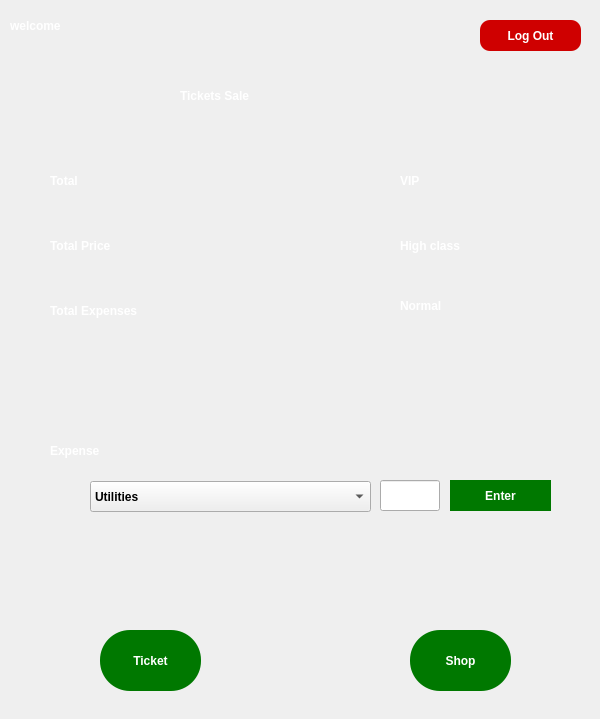
<?xml version="1.0" encoding="UTF-8"?>
<ui version="4.0">
 <class>MainWindow</class>
 <widget class="QMainWindow" name="MainWindow">
  <property name="geometry">
   <rect>
    <x>0</x>
    <y>0</y>
    <width>600</width>
    <height>719</height>
   </rect>
  </property>
  <property name="windowTitle">
   <string>MainWindow</string>
  </property>
  <widget class="QWidget" name="centralwidget">
   <widget class="QWidget" name="widget_2" native="true">
    <property name="geometry">
     <rect>
      <x>0</x>
      <y>-10</y>
      <width>600</width>
      <height>991</height>
     </rect>
    </property>
    <property name="font">
     <font>
      <weight>75</weight>
      <bold>true</bold>
     </font>
    </property>
    <property name="styleSheet">
     <string notr="true">
#widget_2
{
	border-image: url(1_.jpg);

	
	color:#fff;

}
</string>
    </property>
    <widget class="QLabel" name="user_welcome">
     <property name="geometry">
      <rect>
       <x>10</x>
       <y>20</y>
       <width>381</width>
       <height>31</height>
      </rect>
     </property>
     <property name="styleSheet">
      <string notr="true">

font: 63 13pt &quot;Yu Gothic UI Semibold&quot;;
color:#fff;
</string>
     </property>
     <property name="text">
      <string>welcome</string>
     </property>
    </widget>
    <widget class="QLabel" name="label">
     <property name="geometry">
      <rect>
       <x>50</x>
       <y>240</y>
       <width>211</width>
       <height>31</height>
      </rect>
     </property>
     <property name="styleSheet">
      <string notr="true">
font: 63 14pt &quot;Yu Gothic UI Semibold&quot;;
color:#fff;</string>
     </property>
     <property name="text">
      <string>Total Price</string>
     </property>
    </widget>
    <widget class="QLabel" name="label_78">
     <property name="geometry">
      <rect>
       <x>180</x>
       <y>90</y>
       <width>231</width>
       <height>31</height>
      </rect>
     </property>
     <property name="styleSheet">
      <string notr="true">
font: 63 25pt &quot;Yu Gothic UI Semibold&quot;;
color:#fff;</string>
     </property>
     <property name="text">
      <string>Tickets Sale</string>
     </property>
    </widget>
    <widget class="QPushButton" name="Ticket">
     <property name="geometry">
      <rect>
       <x>100</x>
       <y>640</y>
       <width>101</width>
       <height>61</height>
      </rect>
     </property>
     <property name="styleSheet">
      <string notr="true">#Ticket{
	color:#fff;
	border-radius:30px;
	background-color: rgb(0, 120, 0);
	font: 63 14pt &quot;Yu Gothic UI Semibold&quot;;

}
#Ticket::pressed{
	background-color:rgb(0, 150, 0);
}
</string>
     </property>
     <property name="text">
      <string>Ticket</string>
     </property>
    </widget>
    <widget class="QPushButton" name="shop_8">
     <property name="geometry">
      <rect>
       <x>410</x>
       <y>640</y>
       <width>101</width>
       <height>61</height>
      </rect>
     </property>
     <property name="styleSheet">
      <string notr="true">#shop_8{
	color:#fff;
	background-color: rgb(0, 120, 0);
	border-radius:30px;
	font: 63 14pt &quot;Yu Gothic UI Semibold&quot;;

}
#shop_8::pressed{
	background-color:rgb(0, 150, 0);

}

</string>
     </property>
     <property name="text">
      <string>Shop</string>
     </property>
    </widget>
    <widget class="QLabel" name="label_79">
     <property name="geometry">
      <rect>
       <x>50</x>
       <y>300</y>
       <width>241</width>
       <height>41</height>
      </rect>
     </property>
     <property name="styleSheet">
      <string notr="true">
font: 63 14pt &quot;Yu Gothic UI Semibold&quot;;
color:#fff;</string>
     </property>
     <property name="text">
      <string>Total Expenses</string>
     </property>
    </widget>
    <widget class="QLabel" name="label_77">
     <property name="geometry">
      <rect>
       <x>400</x>
       <y>240</y>
       <width>171</width>
       <height>31</height>
      </rect>
     </property>
     <property name="styleSheet">
      <string notr="true">
color:#fff;

font: 63 11pt &quot;Yu Gothic UI Semibold&quot;;</string>
     </property>
     <property name="text">
      <string>High class</string>
     </property>
    </widget>
    <widget class="QLabel" name="label_74">
     <property name="geometry">
      <rect>
       <x>50</x>
       <y>440</y>
       <width>161</width>
       <height>41</height>
      </rect>
     </property>
     <property name="styleSheet">
      <string notr="true">
font: 63 15pt &quot;Yu Gothic UI Semibold&quot;;
color:#fff;</string>
     </property>
     <property name="text">
      <string>Expense </string>
     </property>
    </widget>
    <widget class="QLabel" name="label_73">
     <property name="geometry">
      <rect>
       <x>400</x>
       <y>300</y>
       <width>161</width>
       <height>31</height>
      </rect>
     </property>
     <property name="styleSheet">
      <string notr="true">color:#fff;

font: 63 11pt &quot;Yu Gothic UI Semibold&quot;;</string>
     </property>
     <property name="text">
      <string>Normal</string>
     </property>
    </widget>
    <widget class="QLabel" name="label_71">
     <property name="geometry">
      <rect>
       <x>400</x>
       <y>180</y>
       <width>171</width>
       <height>21</height>
      </rect>
     </property>
     <property name="styleSheet">
      <string notr="true">color:#fff;

font: 63 11pt &quot;Yu Gothic UI Semibold&quot;;</string>
     </property>
     <property name="text">
      <string>VIP</string>
     </property>
    </widget>
    <widget class="QLabel" name="label_2">
     <property name="geometry">
      <rect>
       <x>50</x>
       <y>180</y>
       <width>201</width>
       <height>21</height>
      </rect>
     </property>
     <property name="styleSheet">
      <string notr="true">
font: 63 14pt &quot;Yu Gothic UI Semibold&quot;;
color:#fff;</string>
     </property>
     <property name="text">
      <string>Total</string>
     </property>
    </widget>
    <widget class="QComboBox" name="comboBox">
     <property name="geometry">
      <rect>
       <x>90</x>
       <y>491</y>
       <width>281</width>
       <height>31</height>
      </rect>
     </property>
     <property name="styleSheet">
      <string notr="true">font: 10pt &quot;Yu Gothic UI Semilight&quot;;
color:#000</string>
     </property>
     <item>
      <property name="text">
       <string>Utilities</string>
      </property>
     </item>
     <item>
      <property name="text">
       <string>Equipment</string>
      </property>
     </item>
     <item>
      <property name="text">
       <string>Event Costs</string>
      </property>
     </item>
     <item>
      <property name="text">
       <string>Marketing / Advertising
</string>
      </property>
     </item>
     <item>
      <property name="text">
       <string>Transportation / Travel
</string>
      </property>
     </item>
     <item>
      <property name="text">
       <string>Maintenance</string>
      </property>
     </item>
     <item>
      <property name="text">
       <string>Salaries</string>
      </property>
     </item>
    </widget>
    <widget class="QPushButton" name="log_out">
     <property name="geometry">
      <rect>
       <x>480</x>
       <y>30</y>
       <width>101</width>
       <height>31</height>
      </rect>
     </property>
     <property name="styleSheet">
      <string notr="true">#log_out{
	color:#fff;
	background-color:#cf0000;
	border-radius:10px;
	font: 63 12pt &quot;Yu Gothic UI Semibold&quot;;

}
#log_out::pressed{
	background-color:#0D47A1;
}
</string>
     </property>
     <property name="text">
      <string>Log Out</string>
     </property>
    </widget>
    <widget class="QLineEdit" name="lineEdit">
     <property name="geometry">
      <rect>
       <x>380</x>
       <y>490</y>
       <width>60</width>
       <height>31</height>
      </rect>
     </property>
    </widget>
    <widget class="QPushButton" name="Enter">
     <property name="geometry">
      <rect>
       <x>450</x>
       <y>490</y>
       <width>101</width>
       <height>31</height>
      </rect>
     </property>
     <property name="styleSheet">
      <string notr="true">#Enter{
	color:#fff;
	background-color: rgb(0, 120, 0);
	border-radius:30px;
	font: 63 14pt &quot;Yu Gothic UI Semibold&quot;;

}
#Enter::pressed{
	background-color:rgb(0, 150, 0);

}

</string>
     </property>
     <property name="text">
      <string>Enter</string>
     </property>
    </widget>
   </widget>
  </widget>
 </widget>
 <resources>
  <include location="Hamza.qrc"/>
 </resources>
 <connections/>
</ui>
